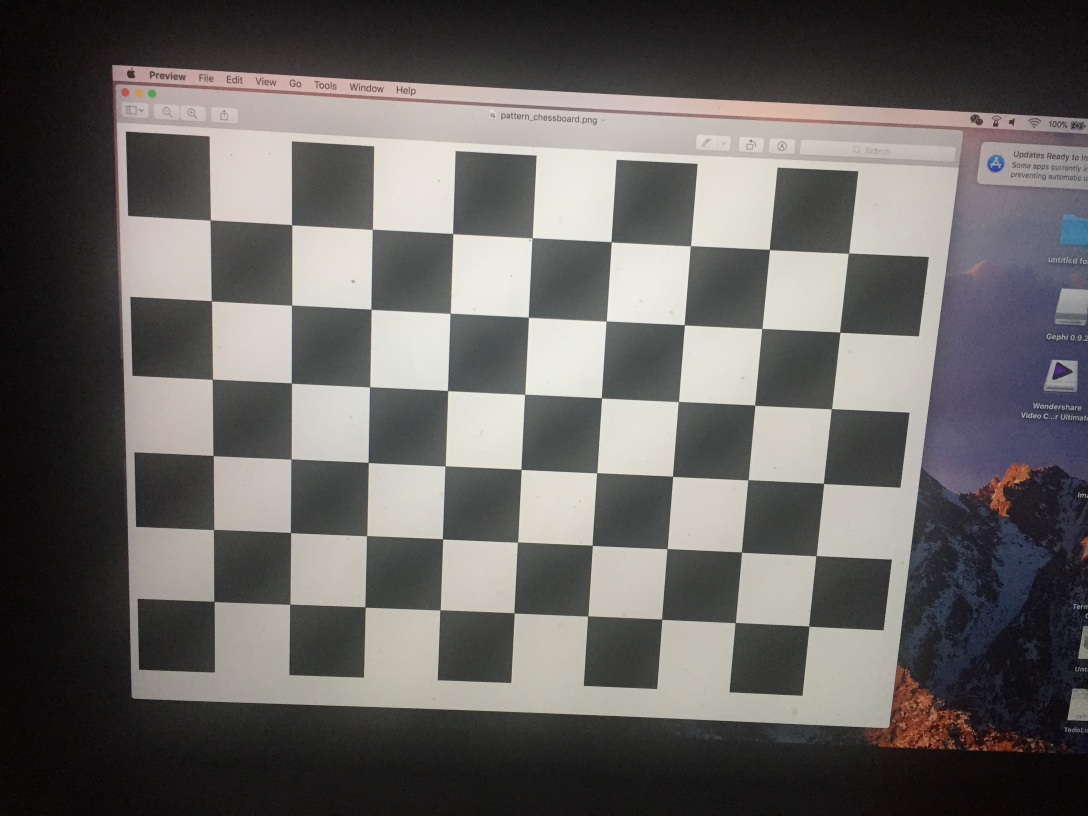
#> input picture trail/IMG_1385.JPG, 3264 x 2448 px, given in place of IMG_1389.JPG, which was not available (shown at 1/3 size)
$ python camera_calibration.py
#> lines starting #> are read from the running program, lines starting #| are printed output that depends on the picture; long printed decimals are rounded; pictures that were not available may be replaced by others from this repository, and a replacement may not be noted
import numpy as np
import cv2
import glob

# termination criteria
criteria = (cv2.TERM_CRITERIA_EPS + cv2.TERM_CRITERIA_MAX_ITER, 30, 0.001)

# prepare object points, like (0,0,0), (1,0,0), (2,0,0) ....,(6,5,0)
objp = np.zeros((6 * 7, 3), np.float32)
objp[:, :2] = np.mgrid[0:7, 0:6].T.reshape(-1, 2)
objp *= 0.024
print(objp)

# Arrays to store object points and image points from all the images.
objpoints = []  # 3d point in real world space
imgpoints = []  # 2d points in image plane.

images = glob.glob('*.jpg')

fname = '/Users/zijunyan/Desktop/Oscar/AbsoluteObject3DMap/data/chess_board_image/IMG_1389.JPG'

img = cv2.imread(fname)
#> img is the input picture: shape (2448, 3264, 3); mean B, G, R 98.2, 100, 102.9
gray = cv2.cvtColor(img, cv2.COLOR_BGR2GRAY)
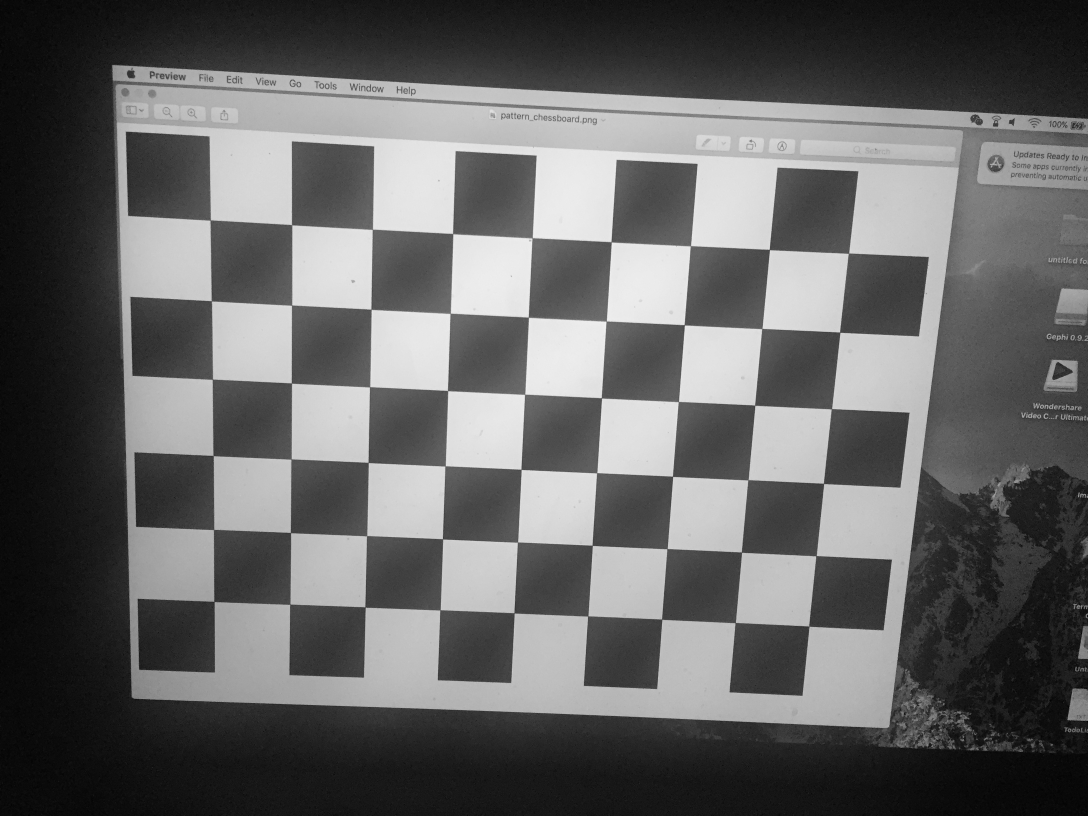
#> gray: shape (2448, 3264) (shown at 1/3 size); min 0, max 249, mean 100.7

# Find the chess board corners
ret, corners = cv2.findChessboardCorners(gray, (7, 6), None)
#> ret = True; corners = 42 rows, first 8: [1119.5, 688.4], [1359.5, 703.5], [1596.4, 715.9], [1835.4, 727.5], [2071.4, 739.8], [2309, 749.5], [2547.6, 759.6], [1114.2, 928.9]

# If found, add object points, image points (after refining them)
print(ret)
#| True

print(corners)
#> (printed output is left out)

if ret == True:
    objpoints.append(objp)

    corners2 = cv2.cornerSubPix(gray, corners, (11, 11), (-1, -1), criteria)
#> corners2 = 42 rows, first 8: [1118.2, 688.8], [1359.1, 701.9], [1597.1, 715.2], [1834.3, 726.8], [2072.4, 738.4], [2308.8, 749.5], [2546.4, 760.5], [1114.1, 928.7]
    imgpoints.append(corners2)

    # Draw and display the corners
    img = cv2.drawChessboardCorners(img, (7, 6), corners2, ret)
    ret, mtx, dist, rvecs, tvecs = cv2.calibrateCamera(objpoints, imgpoints, gray.shape[::-1], None, None)
#> ret = 0.529; mtx = [[3942, 0, 1654.2], [0, 3986.8, 1266.7], [0, 0, 1]]; dist = [[0.0176, 2.1, -0.00045, -0.00121, -16.21]]; rvecs = ([0.246, -0.024, 0.0498],); tvecs = ([-0.0536, -0.0572, 0.396],)
    print(ret)
#| 0.5292
    print(mtx)
#| [[3.94196600e+03 0.00000000e+00 1.65417430e+03]
#|  [0.00000000e+00 3.98678056e+03 1.26672028e+03]
#|  [0.00000000e+00 0.00000000e+00 1.00000000e+00]]
    print(dist)
#| [[ 1.76387946e-02  2.10488993e+00 -4.50377604e-04 -1.21324730e-03
#|   -1.62084734e+01]]
    print(rvecs)
#| (array([[ 0.2463],
#|        [-0.02404],
#|        [ 0.04976]]),)
    print(tvecs)
#| (array([[-0.05364],
#|        [-0.05719],
#|        [ 0.3959]]),)
    rotation = cv2.Rodrigues(rvecs[0])[0]
#> rotation = [[0.998, -0.0522, -0.0177], [0.0463, 0.969, -0.244], [0.0299, 0.243, 0.97]]
    print(rotation)
#| [[ 0.9985  -0.05217 -0.01769]
#|  [ 0.04628  0.9686 -0.2443]
#|  [ 0.02988  0.2431  0.9695]]
    Z1 = np.asmatrix([[0], [0], [1]])
    print(rotation @ Z1)
#| [[-0.01769]
#|  [-0.2443]
#|  [ 0.9695]]
    cv2.imshow('img', img)
    cv2.waitKey()
    # cv2.waitKey(500)

# cv2.destroyAllWindows()

$ run again, on trail/test_images/image10.jpg
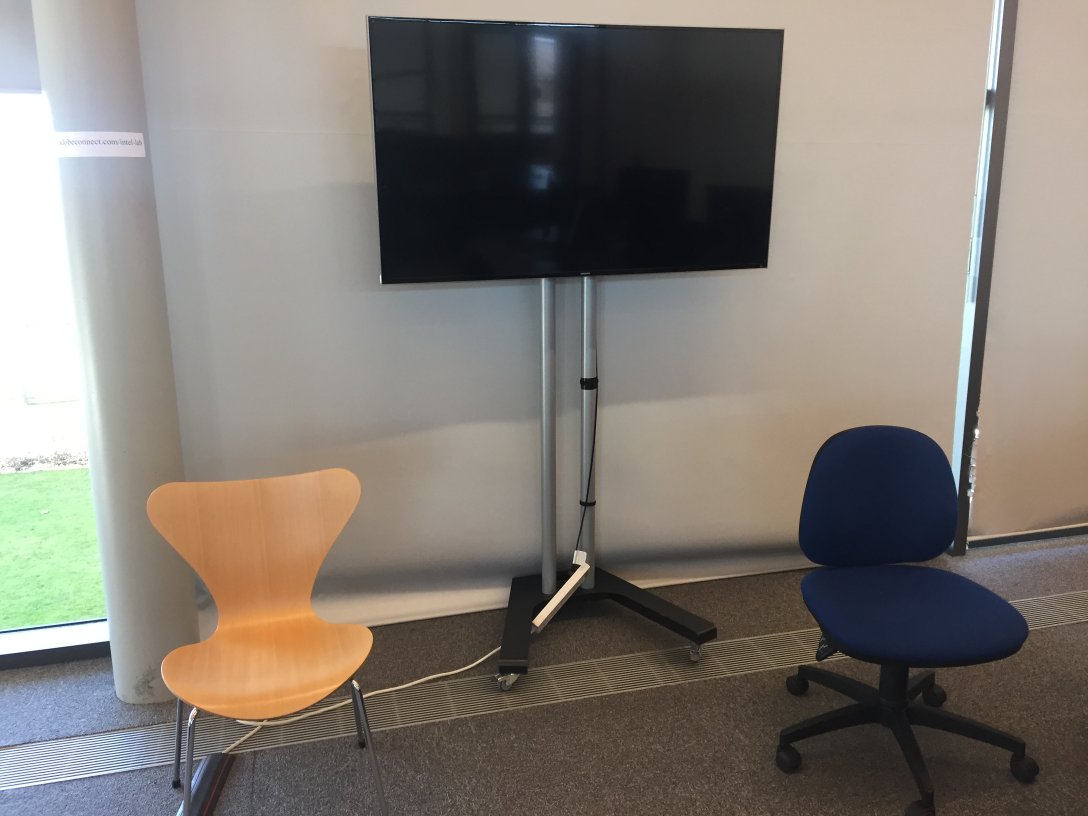
#> input picture trail/test_images/image10.jpg, 3264 x 2448 px, given in place of IMG_1389.JPG, which was not available (shown at 1/3 size)
#> img is the input picture: shape (2448, 3264, 3); mean B, G, R 116.1, 123.3, 129.5
#> `gray = cv2.cvtColor(img, cv2.COLOR_BGR2GRAY)`:
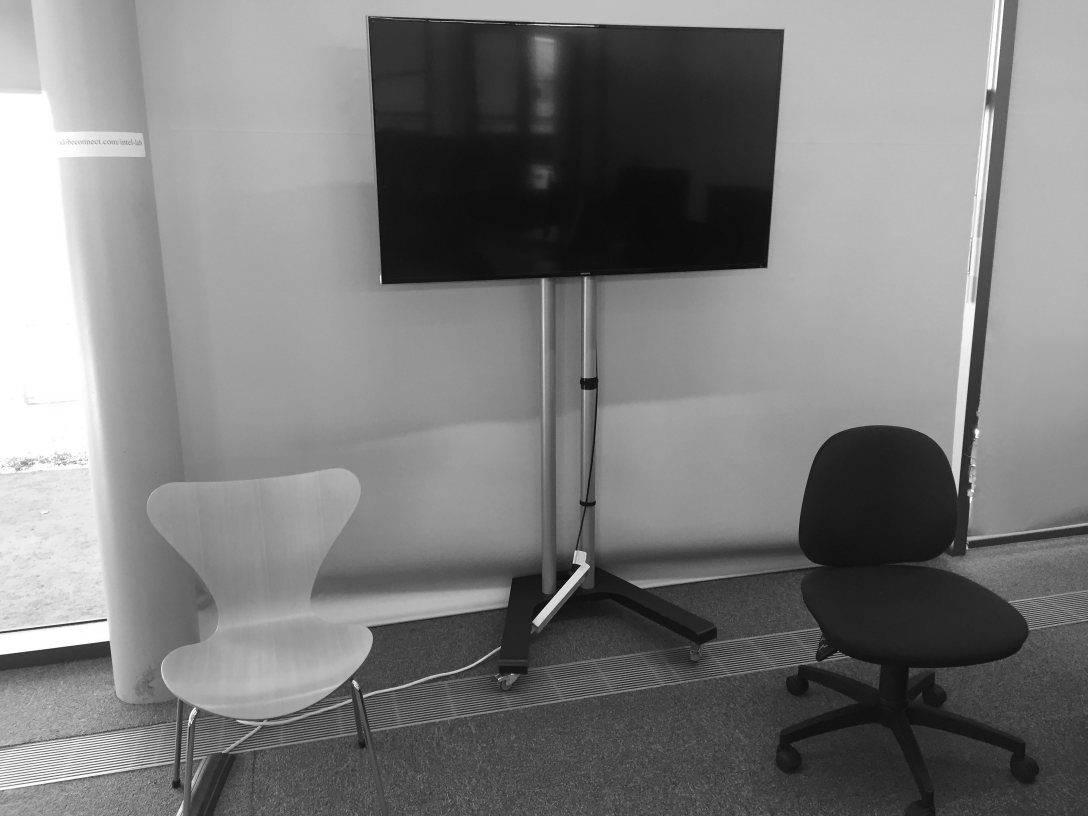
#> gray: shape (2448, 3264) (shown at 1/3 size); min 0, max 255, mean 124.3
#> ret = False; corners = None
#| False
#| None

$ run again, on trail/test_images/image2.jpg
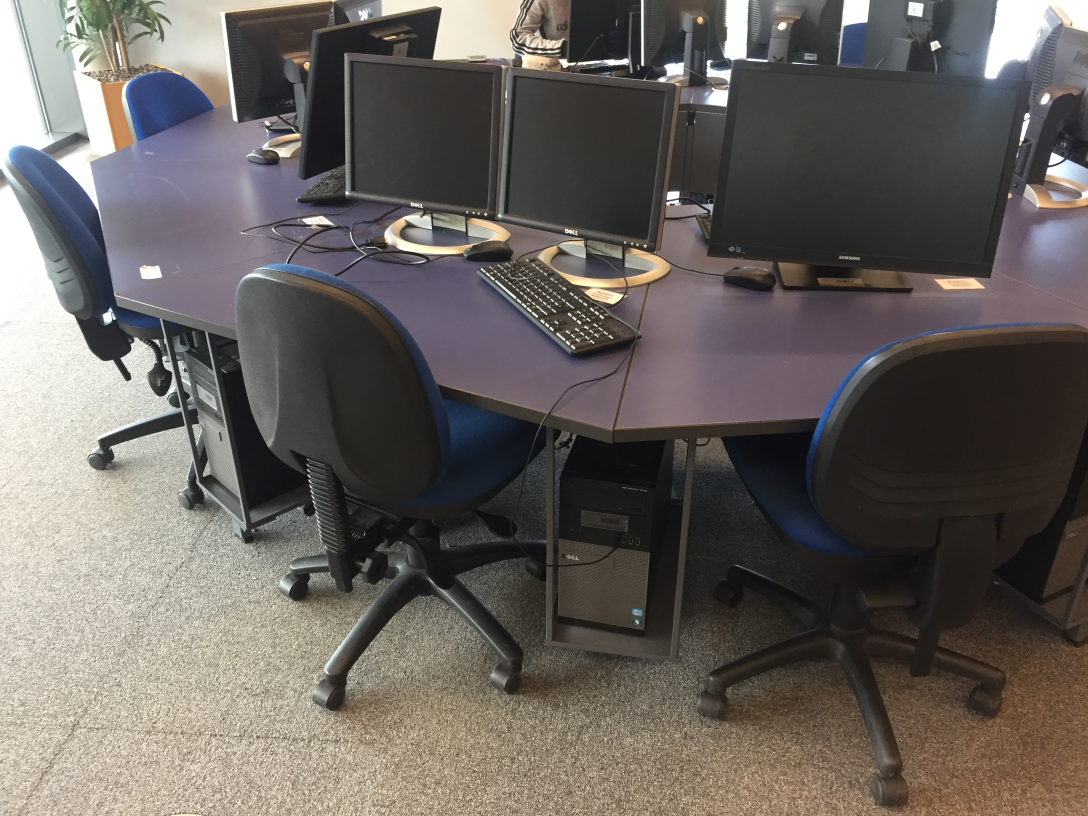
#> input picture trail/test_images/image2.jpg, 3264 x 2448 px, given in place of IMG_1389.JPG, which was not available (shown at 1/3 size)
#> img is the input picture: shape (2448, 3264, 3); mean B, G, R 94.9, 99.3, 104.4
#> `gray = cv2.cvtColor(img, cv2.COLOR_BGR2GRAY)`:
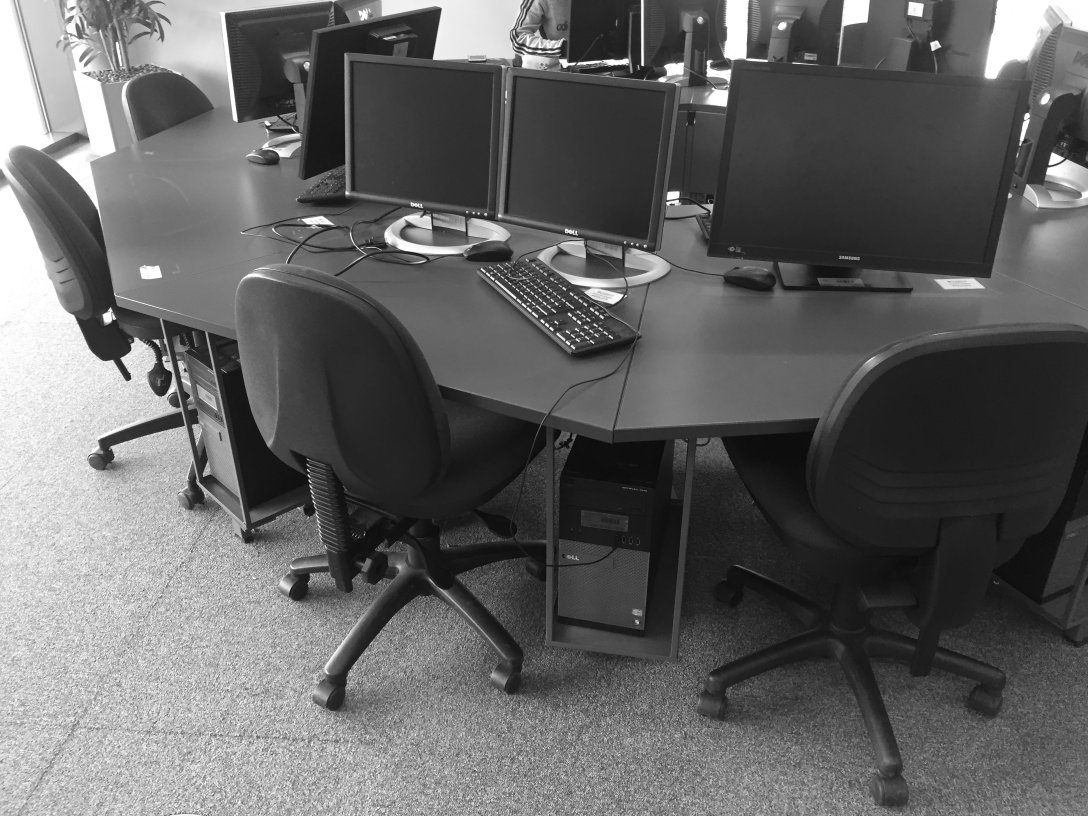
#> gray: shape (2448, 3264) (shown at 1/3 size); min 0, max 255, mean 100.3
#> ret = False; corners = None
#| False
#| None
